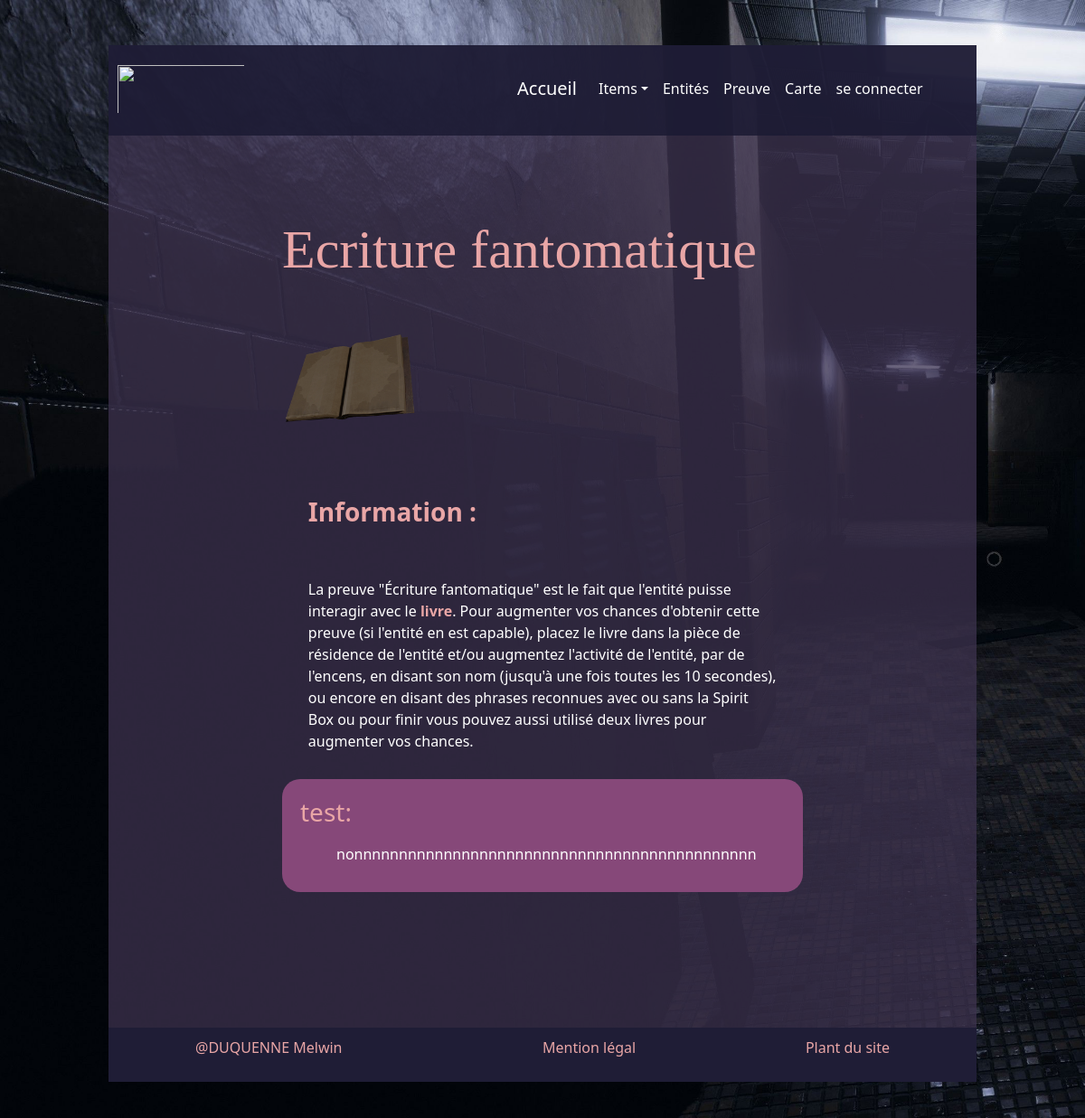
The app's page /php/preuve_indice.php?preuveid=1 with its own data.
### tables this page shows
CREATE TABLE IF NOT EXISTS `preuve` (
  `id` int NOT NULL AUTO_INCREMENT,
  `nom` varchar(70) NOT NULL,
  `text` text NOT NULL,
  `image` text NOT NULL,
  PRIMARY KEY (`id`)
);

CREATE TABLE IF NOT EXISTS `commentaire` (
  `id` int NOT NULL AUTO_INCREMENT,
  `pseudo` varchar(75) NOT NULL,
  `commentaire` text NOT NULL,
  `idpage` int NOT NULL,
  `id_art` int NOT NULL,
  PRIMARY KEY (`id`)
);

### php/preuve_indice.php (the view, shortened to what this page needs)
<?php
 include ("top.php");
 require_once 'config.php';
?>
<?php
$servername ='localhost';
$username ='root';
$password ='';
$numeroid = $_GET['preuveid'];
$pdo = new PDO("mysql:host=$servername;dbname=phasmophobia", $username, $password);
$nom = $pdo->prepare("SELECT * FROM preuve WHERE id = ?");
$nom->execute(array($numeroid));
$result1 = $nom->fetch();
?>
<div class="contenant">
    <div class="carré_content">
        <h1 class="nom_de_objet"><?php echo $result1['nom'];  ?></h1>
        <img class="image_objet_normal" src=<?php echo $result1['image']; ?>>
        <div class="objet_carré">
        <h3><strong>Information :</strong></h3>
        <br><br>
        <?php echo $result1['text'];?>
        </div>
    </div>
    <?php $page = htmlspecialchars(4);
        $affichecommentaire = $bdd->prepare('SELECT pseudo, commentaire FROM commentaire WHERE idpage = :idpage AND id_art = :id_art');
        $affichecommentaire->execute(array(
            'idpage' => $page,
            'id_art' => $numeroid
        ));
    ?>
    <div class="partie_commentaire">
        <?php while($c = $affichecommentaire->fetch()) { ?>
            <div class="commentaire">
                <div class="in_commentaire">
                    <h3 style="color:#E9A6A6"><?= $c['pseudo']?>:</h3>
                    <div class="textcommentaire">
                        <?= $c['commentaire']?>
                    </div>
                    <div class="videcommentarie">
                    </div>
                </div>
            </div>
        <?php
                }
                ?>
    </div>
    <div class="carrévide">
    </div>
</div>
<?php
include ("bot.php");
?>

### css/principal.css (style rules this page uses)
.Item_objet_modi { background-color: black; }
strong { color: #E9A6A6; }
.Item_objet_modi .contenant { width: 80%; height: auto; margin-left: auto; margin-right: auto; background-color: #3f3351b9; }
.carrévide { width: 100%; height: 150px; }
.carré_content { width: 60%; margin-left: auto; margin-right: auto; }
.nom_de_objet { color: #E9A6A6; font-family: "Titregr"; padding-top: 90px; font-size: 60px; }
.objet_carré { padding-top: 50px; color:white; width: 90%; margin-left: auto; margin-right: auto; }
.image_objet_normal { margin-top: 30px; width: 150px; height: 150px; }
.partie_commentaire { height: auto; width: 60%; margin-left: auto; margin-right: auto; }
.textcommentaire { color: white; padding-top: 10px; padding-left: 40px; }
.commentaire { background-color: #864879; height: auto; width: 100%; margin-top: 30px; border-radius: 20px; }
.in_commentaire { padding-top: 20px; padding-left: 20px; }
.videcommentarie { height: 30px; width: 100%; }

### records on screen
preuve: nom "Ecriture fantomatique", text "La preuve \"Écriture fantomatique\" est le fait que l'entité puisse interagir avec le livre . Pour augmenter vos chances d'obtenir cette preuve (si l'entité en est capable), placez le livre dans la pièce de résidence de l'entité et/ou augmentez l'activité de l'entité, par de l'encens, en disant son nom (jusqu'à une fois toutes les 10 secondes), ou encore en disant des phrases reconnues avec ou sans la Spirit Box ou pour finir vous pouvez aussi utilisé deux livres pour augmenter vos chances."
commentaire: pseudo "test", commentaire "nonnnnnnnnnnnnnnnnnnnnnnnnnnnnnnnnnnnnnnnnnnnnn"
